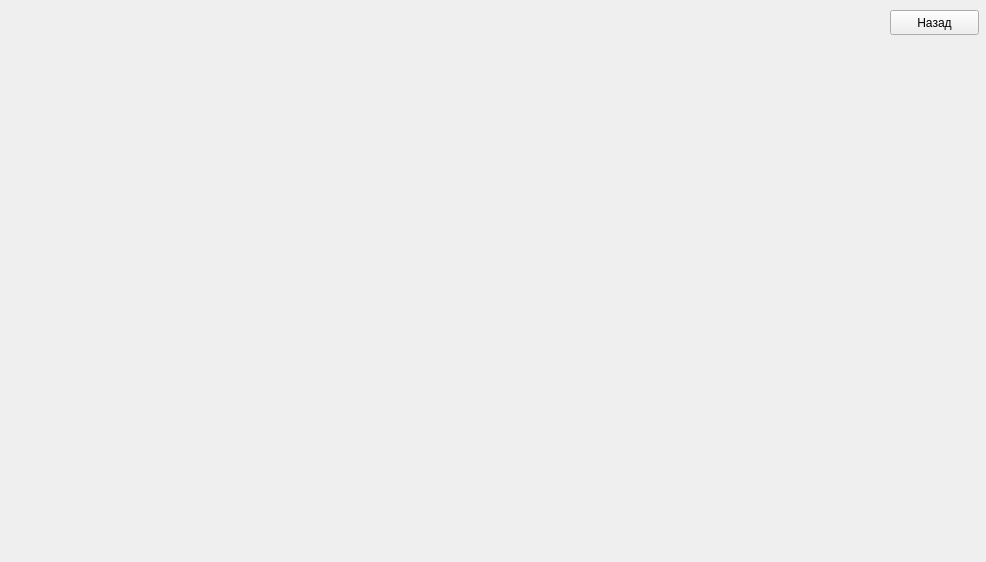
<?xml version="1.0" encoding="UTF-8"?>
<ui version="4.0">
 <class>VideoWindow</class>
 <widget class="QWidget" name="VideoWindow">
  <property name="geometry">
   <rect>
    <x>0</x>
    <y>0</y>
    <width>986</width>
    <height>562</height>
   </rect>
  </property>
  <property name="windowTitle">
   <string>Form</string>
  </property>
  <widget class="QPushButton" name="backButton">
   <property name="geometry">
    <rect>
     <x>890</x>
     <y>10</y>
     <width>89</width>
     <height>25</height>
    </rect>
   </property>
   <property name="text">
    <string>Назад</string>
   </property>
  </widget>
 </widget>
 <resources/>
 <connections/>
</ui>
